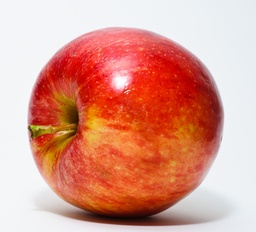
#> input picture apple.jpg, 256 x 232 px, shrunk from 2418 x 2192 before the run
$ python ss.py
#> lines starting #> are read from the running program, lines starting #| are printed output that depends on the picture
import cv2
import random
# load the input image
image = cv2.imread("apple.jpg")
#> image is the input picture: shape (232, 256, 3); mean B, G, R 140.7, 155.8, 219.8
# initialize OpenCV's selective search implementation and set the
# input image
ss = cv2.ximgproc.segmentation.createSelectiveSearchSegmentation()
ss.setBaseImage(image)
ss.switchToSelectiveSearchQuality()
# run selective search on the input image
rects = ss.process()
# loop over the region proposals in chunks (so we can better
# visualize them)
for i in range(0, len(rects), 100):
	# clone the original image so we can draw on it
	output = image.copy()
	# loop over the current subset of region proposals
	for (x, y, w, h) in rects[i:i + 100]:
		# draw the region proposal bounding box on the image
		color = [random.randint(0, 255) for j in range(0, 3)]
		cv2.rectangle(output, (x, y), (x + w, y + h), color, 2)
	# show the output image
	cv2.imshow("Output", output)
	key = cv2.waitKey(0) & 0xFF
	# if the `q` key was pressed, break from the loop
	if key == ord("q"):
		break
#> this loop made 1 pass; (key q is pressed on pass 1)
#> pass 1, `cv2.imshow("Output", output)`:
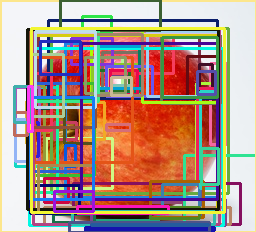
#> window 'Output': shape (232, 256, 3); mean B, G, R 136.2, 147.6, 175.4

$ run again, with app.jpg copied over apple.jpg
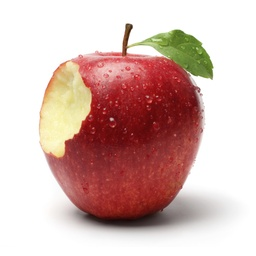
#> input picture app.jpg, 256 x 256 px, shrunk from 2218 x 2216 before the run
#> image is the input picture: shape (256, 256, 3); mean B, G, R 179.7, 185.2, 214.3
#> the loop `for i in range(0, len(rects), 100):` made 1 pass; (key q is pressed on pass 1)
#> pass 1, `cv2.imshow("Output", output)`:
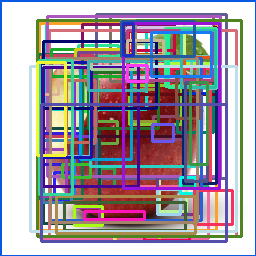
#> window 'Output': shape (256, 256, 3); mean B, G, R 165.9, 155.1, 163.1

$ run again, with b.jpg copied over apple.jpg
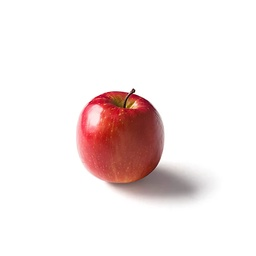
#> input picture b.jpg, 256 x 256 px, shrunk from 564 x 564 before the run
#> image is the input picture: shape (256, 256, 3); mean B, G, R 232.6, 233.2, 243.9
#> the loop `for i in range(0, len(rects), 100):` made 1 pass; (key q is pressed on pass 1)
#> pass 1, `cv2.imshow("Output", output)`:
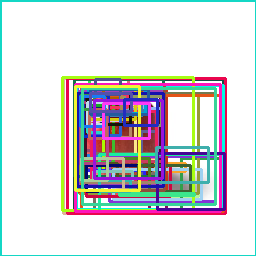
#> window 'Output': shape (256, 256, 3); mean B, G, R 216.9, 214.3, 215

$ run again, with test.jpg copied over apple.jpg
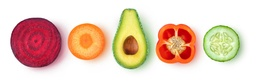
#> input picture test.jpg, 256 x 84 px, shrunk from 1091 x 360 before the run
#> image is the input picture: shape (84, 256, 3); mean B, G, R 189, 206.3, 233.1
#> the loop `for i in range(0, len(rects), 100):` made 1 pass; (key q is pressed on pass 1)
#> pass 1, `cv2.imshow("Output", output)`:
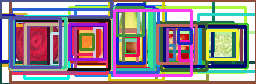
#> window 'Output': shape (84, 256, 3); mean B, G, R 143.6, 135.9, 148
